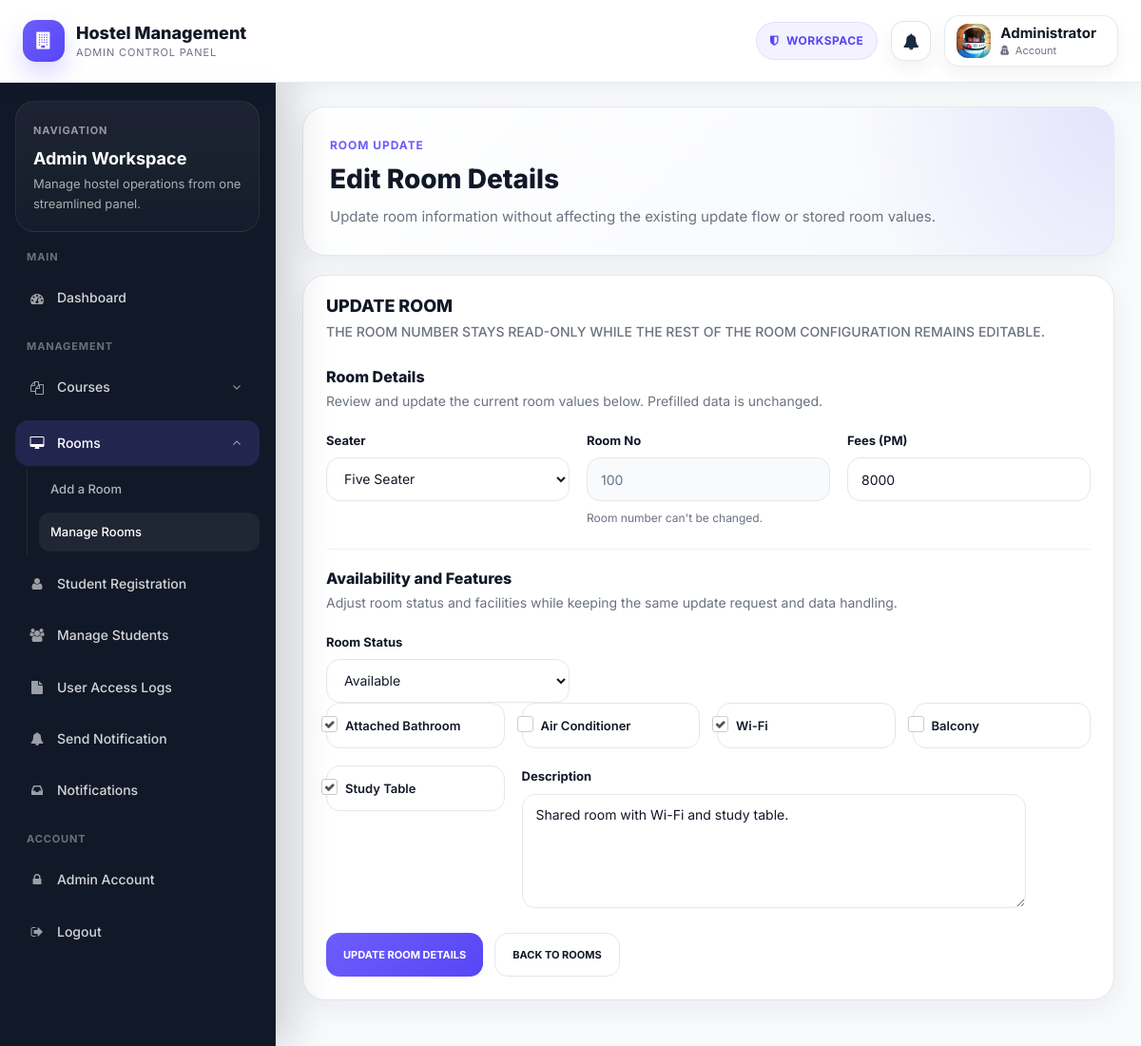
The page /admin/edit-room.php?id=1 (signed in) on the database its author committed.
### tables this page shows
CREATE TABLE `rooms` (
  `id` int(11) NOT NULL AUTO_INCREMENT,
  `seater` int(11) NOT NULL,
  `room_no` int(11) NOT NULL,
  `fees` int(11) NOT NULL,
  `posting_date` timestamp NOT NULL DEFAULT CURRENT_TIMESTAMP,
  `attached_bathroom` tinyint(1) NOT NULL DEFAULT 0,
  `air_conditioner` tinyint(1) NOT NULL DEFAULT 0,
  `wifi` tinyint(1) NOT NULL DEFAULT 0,
  `balcony` tinyint(1) NOT NULL DEFAULT 0,
  `study_table` tinyint(1) NOT NULL DEFAULT 0,
  `description` text NOT NULL,
  `room_status` enum('available','full','maintenance') NOT NULL DEFAULT 'available',
  PRIMARY KEY (`id`),
  UNIQUE KEY `uq_rooms_room_no` (`room_no`),
  KEY `idx_rooms_room_status` (`room_status`),
  KEY `idx_rooms_seater` (`seater`),
  KEY `idx_rooms_fees` (`fees`)
);

### includes/booking.php (called while the page is built, shortened)
<?php
function hms_rooms_column_exists(mysqli $mysqli, $columnName)
{
    static $cache = array();
    if (isset($cache[$columnName])) {
        return $cache[$columnName];
    }
    $dbResult = $mysqli->query("SELECT DATABASE() AS dbname");
    $dbRow = $dbResult ? $dbResult->fetch_assoc() : null;
    $dbName = $dbRow ? $dbRow['dbname'] : '';
    $stmt = $mysqli->prepare("SELECT COUNT(*) FROM information_schema.COLUMNS WHERE TABLE_SCHEMA = ? AND TABLE_NAME = 'rooms' AND COLUMN_NAME = ?");
    $stmt->bind_param('ss', $dbName, $columnName);
    $stmt->execute();
    $stmt->bind_result($count);
    $cache[$columnName] = ((int) $count) > 0;
    return $cache[$columnName];
}
function hms_get_room_feature_columns(mysqli $mysqli)
{
    $columns = array(
        'attached_bathroom',
        'air_conditioner',
        'wifi',
        'balcony',
        'study_table',
        'description',
        'room_status',
    );
    $available = array();
    foreach ($columns as $column) {
        if (hms_rooms_column_exists($mysqli, $column)) {
            $available[] = $column;
        }
    }
    return $available;
}
function hms_rooms_supports_feature_system(mysqli $mysqli)
{
    $requiredColumns = array(
        'attached_bathroom',
        'air_conditioner',
        'wifi',
        'balcony',
        'study_table',
        'description',
        'room_status',
    );
    return true;
}

### admin/edit-room.php (the view, shortened to what this page needs)
<?php
include('includes/config.php');
include('includes/checklogin.php');
include('../includes/booking.php');
$id = isset($_GET['id']) ? (int) $_GET['id'] : 0;
$roomFeatureColumns = hms_get_room_feature_columns($mysqli);
$supportsRoomFeatures = hms_rooms_supports_feature_system($mysqli);
$ret = "SELECT * FROM rooms WHERE id=?";
$stmt = $mysqli->prepare($ret);
$stmt->bind_param('i', $id);
$stmt->execute();
$res = $stmt->get_result();
$room = $res->fetch_assoc();
?>
<!doctype html>
<html lang="en" class="no-js">
<head>
    <link rel="stylesheet" href="css/font-awesome.min.css">
    <link rel="stylesheet" href="css/bootstrap.min.css">
    <link rel="stylesheet" href="css/dataTables.bootstrap.min.css">
    <link rel="stylesheet" href="css/bootstrap-social.css">
    <link rel="stylesheet" href="css/bootstrap-select.css">
    <link rel="stylesheet" href="css/fileinput.min.css">
    <link rel="stylesheet" href="css/awesome-bootstrap-checkbox.css">
    <link rel="stylesheet" href="css/style.css">
</head>
<body>
    <?php include('includes/header.php'); ?>
    <div class="ts-main-content">
        <?php include('includes/sidebar.php'); ?>
        <div class="content-wrapper">
            <div class="container-fluid">
                <div class="row">
                    <div class="col-md-12">
                        <div class="admin-page-header admin-page-header-management">
                            <div>
                                <span class="admin-page-kicker">Room Update</span>
                                <h2 class="page-title">Edit Room Details</h2>
                                <p class="admin-page-subtitle">Update room information without affecting the existing update flow or stored room values.</p>
                            </div>
                        </div>
                        <div class="admin-form-shell">
                            <div class="panel panel-default admin-form-card">
                                <div class="panel-heading">
                                    <h3 class="admin-form-title">Update Room</h3>
                                    <p class="admin-form-subtitle">The room number stays read-only while the rest of the room configuration remains editable.</p>
                                </div>
                                <div class="panel-body">
                                    <form method="post" class="admin-form">
                                        <div class="admin-form-section">
                                            <h4 class="admin-form-section-title">Room Details</h4>
                                            <p class="admin-form-section-note">Review and update the current room values below. Prefilled data is unchanged.</p>
                                            <div class="admin-form-grid">
                                                <div class="admin-form-col-4">
                                                    <div class="form-group">
                                                        <label for="seater">Seater</label>
                                                        <select name="seater" id="seater" class="form-control" required>
                                                            <option value="5" <?php echo (int) $room['seater'] === 5 ? 'selected' : ''; ?>>Five Seater</option>
                                                        </select>
                                                    </div>
                                                </div>
                                                <div class="admin-form-col-4">
                                                    <div class="form-group">
                                                        <label for="rmno">Room No</label>
                                                        <input type="text" class="form-control" name="rmno" id="rmno" value="<?php echo htmlspecialchars($room['room_no']); ?>" disabled>
                                                        <span class="help-block">Room number can't be changed.</span>
                                                    </div>
                                                </div>
                                                <div class="admin-form-col-4">
                                                    <div class="form-group">
                                                        <label for="fees">Fees (PM)</label>
                                                        <input type="text" class="form-control" name="fees" id="fees" value="<?php echo htmlspecialchars($room['fees']); ?>" required>
                                                    </div>
                                                </div>
                                            </div>
                                        </div>
                                        <?php if ($supportsRoomFeatures): ?>
                                            <div class="admin-form-section">
                                                <h4 class="admin-form-section-title">Availability and Features</h4>
                                                <p class="admin-form-section-note">Adjust room status and facilities while keeping the same update request and data handling.</p>
                                                <div class="admin-form-grid">
                                                    <div class="admin-form-col-4">
                                                        <div class="form-group">
                                                            <label for="room_status">Room Status</label>
                                                            <select name="room_status" id="room_status" class="form-control" required>
                                                                <option value="available" <?php echo $room['room_status'] === 'available' ? 'selected' : ''; ?>>Available</option>
                                                            </select>
                                                        </div>
                                                    </div>
                                                </div>
                                                <div class="admin-form-grid">
                                                    <div class="admin-form-col-3">
                                                        <div class="checkbox checkbox-inline">
                                                            <label for="attached_bathroom">Attached Bathroom</label>
                                                        </div>
                                                    </div>
                                                    <div class="admin-form-col-3">
                                                        <div class="checkbox checkbox-inline">
                                                            <label for="air_conditioner">Air Conditioner</label>
                                                        </div>
                                                    </div>
                                                    <div class="admin-form-col-3">
                                                        <div class="checkbox checkbox-inline">
                                                            <label for="wifi">Wi-Fi</label>
                                                        </div>
                                                    </div>
                                                    <div class="admin-form-col-3">
                                                        <div class="checkbox checkbox-inline">
                                                            <label for="balcony">Balcony</label>
                                                        </div>
                                                    </div>
                                                    <div class="admin-form-col-3">
                                                        <div class="checkbox checkbox-inline">
                                                            <label for="study_table">Study Table</label>
                                                        </div>
                                                    </div>
                                                    <div class="admin-form-col-8">
                                                        <div class="form-group">
                                                            <label for="description">Description</label>
                                                            <textarea class="form-control" rows="4" name="description" id="description"><?php echo htmlspecialchars($room['description']); ?></textarea>
                                                        </div>
                                                    </div>
                                                </div>
                                            </div>
                                        <?php endif; ?>
                                        <div class="admin-form-actions">
                                            <input class="btn btn-primary" type="submit" name="submit" value="Update Room Details">
                                            <a href="manage-rooms.php" class="btn admin-btn-secondary">Back to Rooms</a>
                                        </div>
                                    </form>
                                </div>
                            </div>
                        </div>
                    </div>
                </div>
            </div>
        </div>
    </div>
</body>
</html>

### rows shown on the page
rooms: seater "Five Seater", rmno "100", fees "8000", room_status "Available", description "Shared room with Wi-Fi and study table."

### other values the page prints
$adminDisplayName "Administrator"
